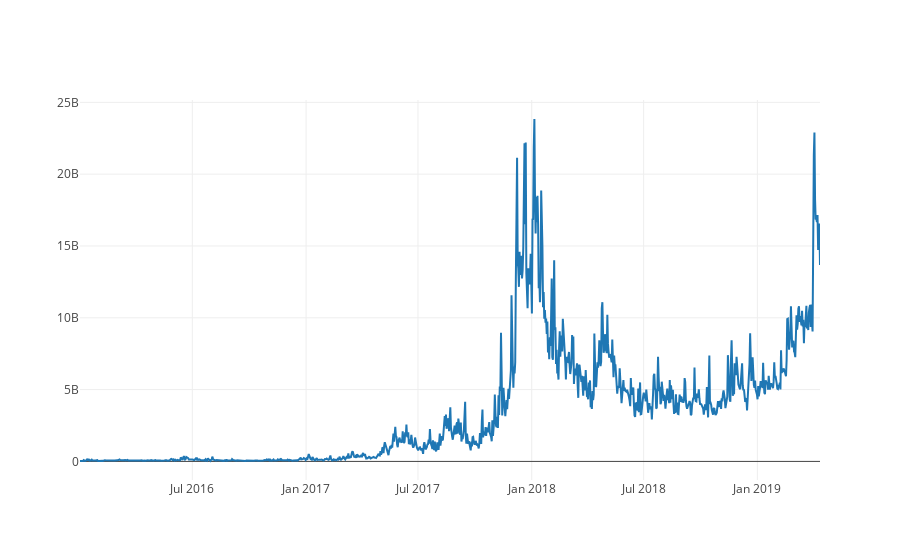

The notebook cell this image was saved under:
### Code cell
btc_vol = go.Scatter(x=bitcoin_market_info['Date'], y=bitcoin_market_info['Volume'])
py.iplot([btc_vol])

### Figure 1 — Plotly figure (JSON) as saved in the notebook; plotly's stock layout.template omitted (floating-point values rounded to 4 significant figures; data arrays with more than 128 entries replaced by an {"elided": "..."} marker saying what was removed)
{"data": [{"type": "scatter", "uid": "2f915f52-1190-44d5-ab4b-5dfaa8404df3", "x": {"elided": "1198 str values"}, "y": {"elided": "1198 int values"}}], "layout": {}}
